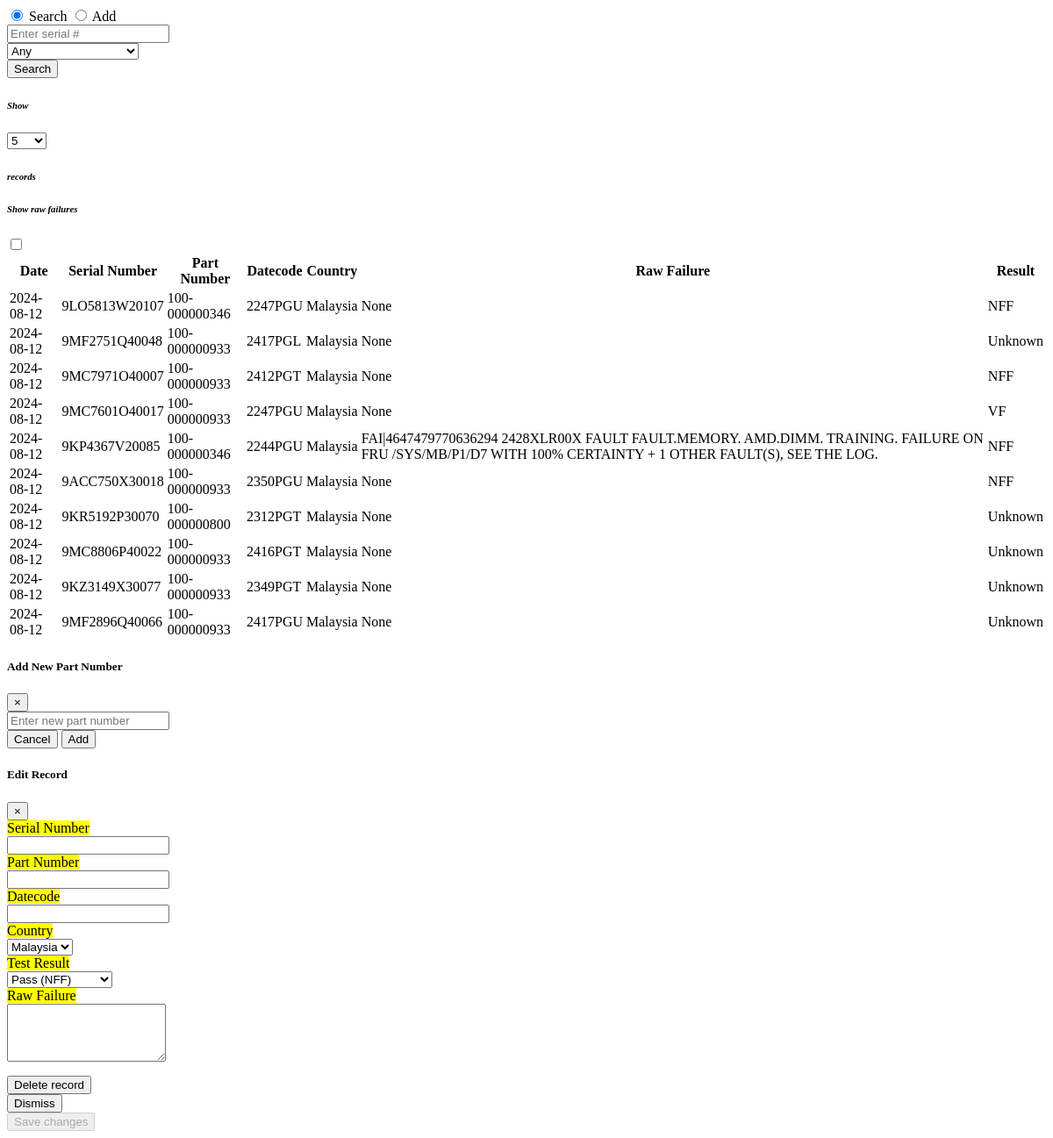
Page /home on the earlier database version.
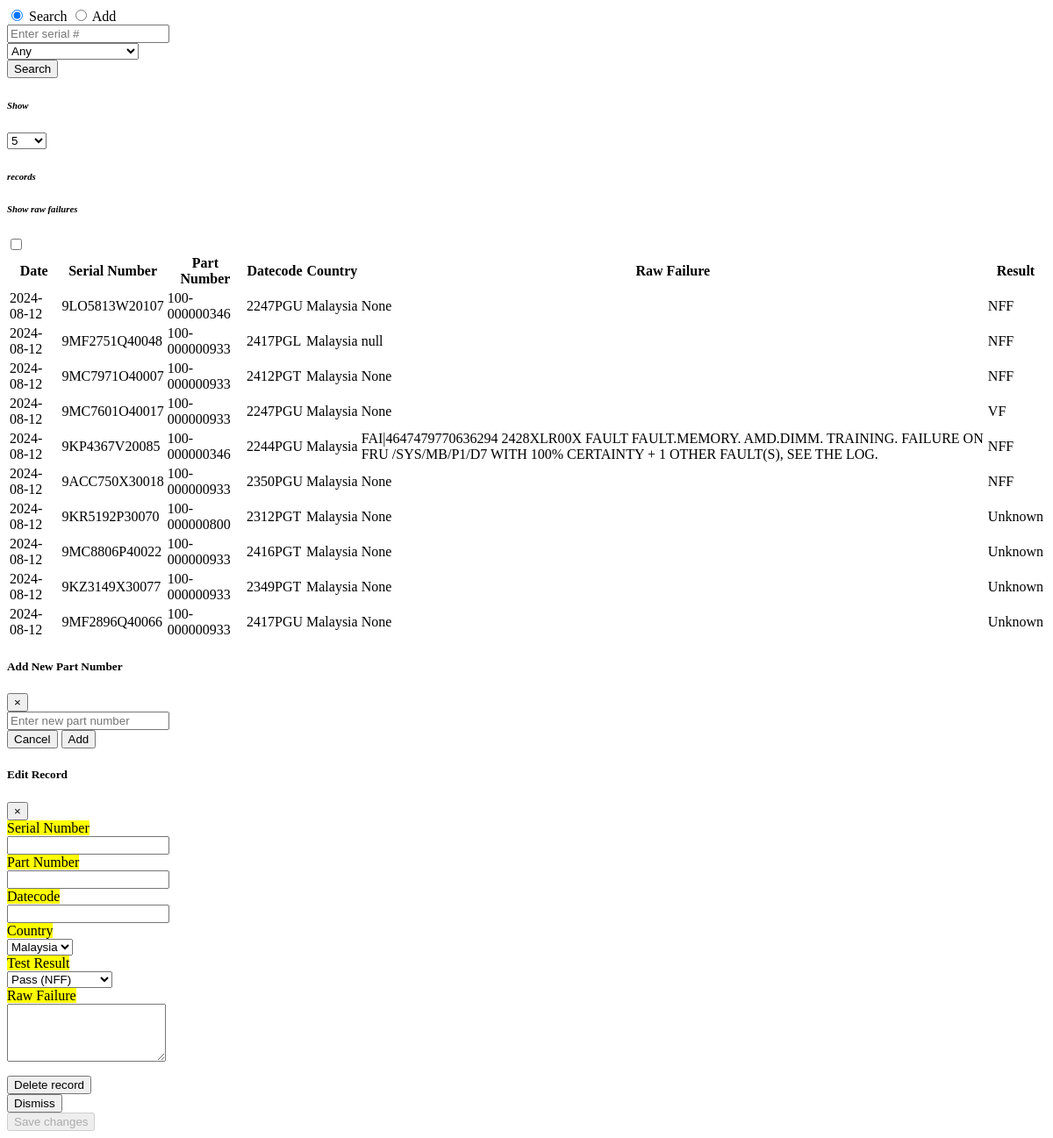
Same page on the later database version.
### tables this page shows
CREATE TABLE UNITS (
        id INTEGER PRIMARY KEY AUTOINCREMENT,
        date_added DATE DEFAULT (CURRENT_DATE),
        serial_number VARCHAR(20) UNIQUE NOT NULL ,
        part_number VARCHAR(20),
        datecode VARCHAR(10),
        country VARCHAR(15),
        composite_snpn VARCHAR(30),
        test_result VARCHAR(10) DEFAULT 'Unknown',
        raw_failure VARCHAR(150)
    );

### app.py (the view)
@app.route('/home')
def home():
    db = get_db()
    units = db.execute('SELECT * FROM UNITS ORDER BY date_added DESC LIMIT 10').fetchall()
    parts = db.execute('SELECT part_number FROM PARTS WHERE enabled = 1').fetchall()
    db.close()
    return render_template('home.html', units=units, parts=parts)

### app.py (called while the page is built)
def get_db():
    db = getattr(g, '_database', None)
    if db is None:
        db = g._database = sqlite3.connect('cputracker.db')
        db.row_factory = sqlite3.Row  # This allows us to access columns by name
    return db

@app.teardown_appcontext
def close_connection(exception):
    db = getattr(g, '_database', None)
    if db is not None:
        db.close()

### templates/home.html (shortened to what this page needs)
   <div class="navbar navbar-dark bg-dark">
    <form class="col-12">
        <div class="form-row">
          <div class="col-2">
            <div class="btn-group btn-group-toggle" data-toggle="buttons">
                <label class="btn btn-lg btn-secondary active" for="searchMode">
                    <input type="radio" name="options" id="searchMode" autocomplete="off" checked onclick="setMode('search')"> Search
                </label>
                <label class="btn btn-lg btn-secondary" for="addMode">
                    <input type="radio" name="options" id="addMode" autocomplete="off" onclick="setMode('add')"> Add
                </label>
            </div>
          </div>
          <div class="col-5">
            <input type="text" class="form-control form-control-lg" id="searchBox" placeholder="Enter serial #">
          </div>
          <div class="col col-3">
            <select class="form-control form-control-lg" id="partNumberDropdown" onchange="handlePartNumberChange()">
                <option value="any">Any</option>
            </select>
          </div>
          <div class="col-2">
            <button class="btn-primary form-control form-control-lg" id="actionButton">Search</button>
          </div>
        </div>
    </form>
 </div>
<div class="container ">
    <div class="row">
        <div class="col-sm-6">
            <label for="recordsPerPage"> <h6><em>Show</em></h6></label>
            <select id="recordsPerPage" class="form-control form-control-sm d-inline-block w-auto">
                <option value="5">5</option>
            </select>
            <label for="recordsPerPage"><h6><em>records</em></h6></label>
        </div>
        <div class="col">
            <label for="show-raw-failures"><h6><em>Show raw failures</em></h6></label>
            <input type="checkbox" id="show-raw-failures" name="show-raw-failures">
        </div>
    </div>
    <table id='home_results_table' class="table table-striped">
        <thead>
            <tr>
                <th data-column="date_added">Date</th>
                <th data-column="serial_number">Serial Number</th>
                <th data-column="part_number">Part Number</th>
                <th data-column="datecode">Datecode</th>
                <th data-column="country">Country</th>
                <th class="raw-failure-column" data-column="raw_failure">Raw Failure</th>
                <th data-column="test_result">Result</th>
            </tr>
        </thead>
        <tbody>
            {% if units %}
                {% for unit in units %}
                <tr record_id="{{ unit.id }}">
                    <td>{{ unit.date_added }}</td>
                    <td>{{ unit.serial_number }}</td>
                    <td>{{ unit.part_number }}</td>
                    <td>{{ unit.datecode }}</td>
                    <td>{{ unit.country }}</td>
                    <td class="raw-failure-column">
                        <span class="cell-content">{{ unit.raw_failure }}</span></td>
                    <td>{{ unit.test_result }}</td>
                </tr>
                {% endfor %}
            {% else %}
                <tr>
                <td colspan="4">No units found.</td>
                </tr>
            {% endif %}
        </tbody>
    </table>
</div>
<div class="modal fade" id="addPartModal" tabindex="-1" role="dialog" aria-labelledby="addPartModalLabel" aria-hidden="true">
    <div class="modal-dialog" role="document">
      <div class="modal-content">
        <div class="modal-header">
          <h5 class="modal-title" id="addPartModalLabel">Add New Part Number</h5>
          <button type="button" class="close" data-dismiss="modal" aria-label="Close">
            <span aria-hidden="true">&times;</span>
          </button>
        </div>
        <div class="modal-body">
          <input type="text" class="form-control" id="newPartNumber" placeholder="Enter new part number">
        </div>
        <div class="modal-footer">
          <button type="button" class="btn btn-secondary" data-dismiss="modal">Cancel</button>
          <button type="button" class="btn btn-primary" id="addPartButton">Add</button>
        </div>
      </div>
    </div>
  </div>
<div class="modal fade" id="editModal" tabindex="-1" role="dialog" aria-labelledby="editModalLabel" aria-hidden="true">
    <div class="modal-dialog" role="document">
        <div class="modal-content">
            <div class="modal-header">
                <h5 class="modal-title" id="editModalLabel">Edit Record</h5>
                <button type="button" class="close" data-dismiss="modal" aria-label="Close">
                    <span aria-hidden="true">&times;</span>
                </button>
            </div>
            <div class="modal-body">
                <form id="editForm">
                    <div class="form-group row">
                        <label for="serialNumber" class="col-md-4 col-form-label text-dark"><mark>Serial Number</mark></label>
                        <div class="col-md-8">
                            <input type="text" class="form-control" id="serialNumber" pattern="[a-zA-Z0-9]+" required>
                        </div>
                    </div>
                    <div class="form-group row">
                        <label for="partNumber" class="col-md-4 col-form-label  text-dark"><mark>Part Number</mark></label>
                        <div class="col-md-8">
                            <input type="text" class="form-control" id="partNumber" required>
                        </div>
                    </div>
                    <div class="form-group row">
                        <label for="datecode" class="col-md-4 col-form-label  text-dark"><mark>Datecode</mark></label>
                        <div class="col-md-8">
                            <input type="text" class="form-control" id="datecode" list="datecodeSuggestions" required>
                        </div>
                    </div>
                    <div class="form-group row">
                        <label for="country" class="col-md-4 col-form-label  text-dark"><mark>Country</mark></label>
                        <div class="col-md-8">
                            <select class="form-control" id="country">
                                <option value="Malaysia">Malaysia</option>
                            </select>
                        </div>
                    </div>
                    <div class="form-group row">
                        <label for="testResult" class="col-md-4 col-form-label  text-dark"><mark>Test Result</mark></label>
                        <div class="col-md-8">
                            <select class="form-control" id="testResult">
                                <option value="NFF">Pass (NFF)</option>
                            </select>
                        </div>
                    </div>
                    <div class="form-group row">
                        <label for="rawFailure" class="col-md-4 col-form-label  text-dark"><mark>Raw Failure</mark></label>
                        <div class="col-md-8">
                            <textarea class="form-control" id="rawFailure" rows="4"></textarea>
                        </div>
                    </div>
                </form>
            </div>
            <div class="modal-footer container">
                <div class="row">
                    <div class="col-4"><button type="button" class="btn btn-danger text-nowrap" id="deleteRecordButton">Delete record</button></div>
                    <div class="col-4"><button type="button" class="btn btn-secondary text-nowrap" id="dismissButton" data-dismiss="modal">Dismiss</button></div>
                    <div class="col-4"><button type="button" class="btn btn-success text-nowrap" id="saveChangesButton" disabled>Save changes</button></div>
                </div>
            </div>
        </div>
    </div>
</div>

Differences in the rows shown:
changed UNITS "9MF2751Q40048": raw_failure "None" → "null"; test_result "Unknown" → "NFF"
